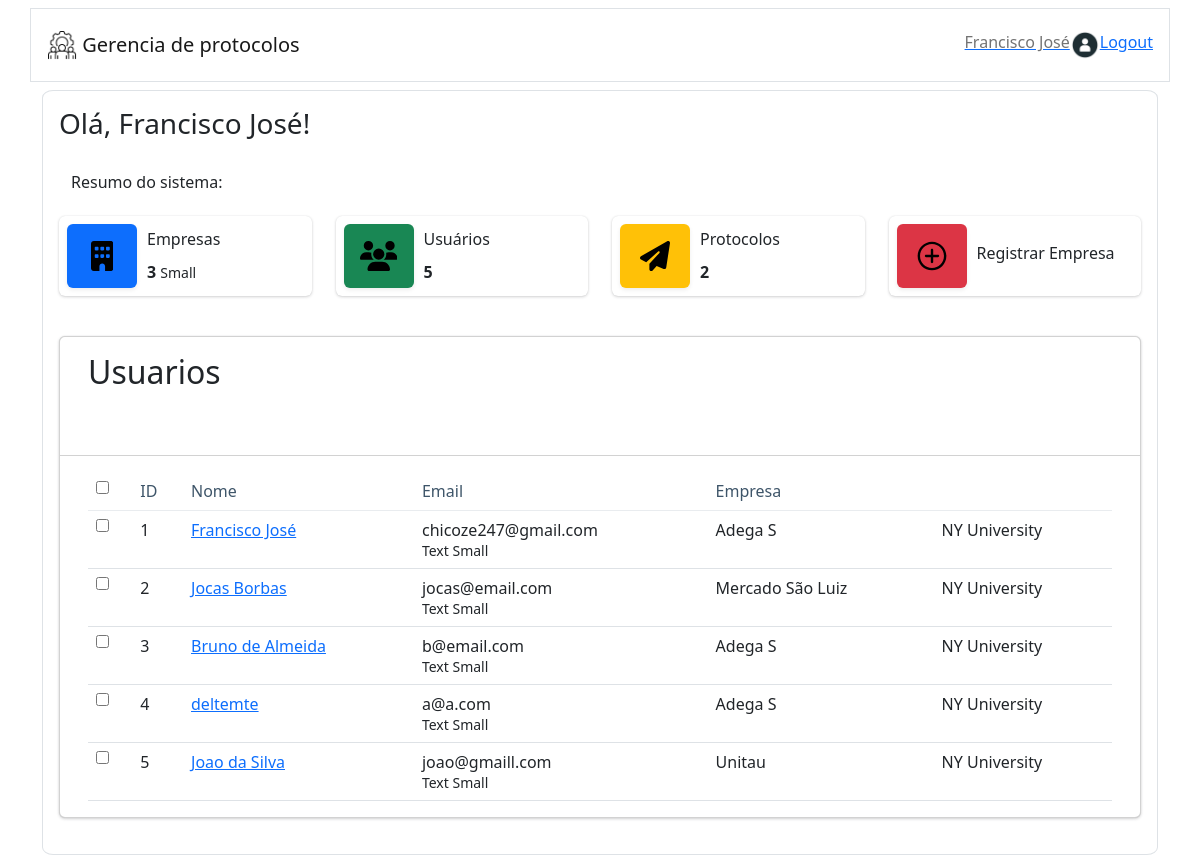
Page /supervisor?q=users (signed in) on the committed database.
### ticketApp/models.py (models this page shows, shortened)
class User(AbstractUser):
    name = models.CharField(max_length=100, null=True)
    username = models.CharField(max_length=150, unique=True)
    email = models.EmailField(max_length = 254, null=True, default=None)
    empresa = models.ForeignKey(Empresa, on_delete=models.CASCADE, related_name='usuarios', default=None , null=True)
    supervisor =  models.BooleanField(default=False)
    USERNAME_FIELD = 'username'

class Empresa(models.Model):
    name = models.CharField(max_length=50)
    endereco = models.CharField(max_length=200, null=True, blank=True)
    def __str__(self):
        return self.name

### ticketApp/views.py (the view, shortened to what this page needs)
# urls.py: path('supervisor', views.supervisor_view, name='supervisor_url'),
@permission_required('is_staff')
def supervisor_view(request):
  empresas = Empresa.objects.all()
  protocolos = Protocolo.objects.all()
  users = User.objects.all()
  q = request.GET.get('q')
  page = ''
  listagem = ''
  if q =='users':
    listagem = {
      'title' : 'Usuarios',
      'col1' : 'ID',
      'col2' : 'Nome',
      'col3':  'Email',
      'col4':  'Empresa'
    }
    page = 'users'
  context = {'empresas': empresas, 'users': users, 'protocolos': protocolos, 'page': page, 'listagem': listagem}
  return render(request, 'supervisor.html', context)

### ticketApp/templates/supervisor.html (shortened to what this page needs)
{% block content %}
{% load static %}
<link rel="stylesheet" href="{% static 'css/style.min.css' %}">
{% include 'components/navbar.html' %}
<div class="container">
  <div style='border-radius: 1% !important;' class="container-fluid border rounded-top p-3">
    <h3>Olá, {{request.user.name}}!</h3>
    <div class="infos container row">
      <h6 class="mt-4 mb-4">Resumo do sistema:</h6>
    </div>
    <div class="row">
      <div class="col-12 col-sm-6 col-md-3">
        <a style="color: black; text-decoration: none" href="?q=empresas">
        <div class="info-box">
          <span class="info-box-icon text-bg-primary shadow-sm">
          </span>
          <div class="info-box-content">
              <span class="info-box-text">Empresas</span>
              <span class="info-box-number">
                {{empresas.count}}
                <small> Small</small>
              </span>
          </div>
        </div>
        </a>
      </div>
      <div class="col-12 col-sm-6 col-md-3">
        <a style="color: black; text-decoration: none" href="?q=users">
        <div class="info-box">
          <span class="info-box-icon text-bg-success shadow-sm">
          </span>
          <div class="info-box-content">
              <span class="info-box-text">Usuários</span>
              <span class="info-box-number">{{users.count}}</span>
            </div>
          </div>
        </a>
      </div>
      <div class="col-12 col-sm-6 col-md-3">
        <a href="?q=protocolos" style="color: black; text-decoration: none">
        <div class="info-box">
          <span class="info-box-icon text-bg-warning shadow-sm">
          </span>
          <div class="info-box-content">
              <span class="info-box-text">Protocolos</span>
              <span class="info-box-number">{{protocolos.count}}</span>
            </div>
        </div>
      </a>
      </div>
      <div class="col-12 col-sm-6 col-md-3">
        <a style="color: black; text-decoration: none" href="{% url 'create_empresa_url' %}">
        <div class="info-box">
          <span class="info-box-icon text-bg-danger shadow-sm">
          </span>
          <div class="info-box-content">
            <span class="info-box-text">Registrar Empresa</span>
          </div>
        </div>
      </a>
      </div>
    </div>
  <div class="card container mt-4">
      <div class="row card-header">
        <h2 class="col mb-5">{{listagem.title}} </h2>
        <div class="col text-end">
      </div>
    </div>
    <div class="card-body table-responsive custom-table-responsive">
      <table class="table custom-table">
        <thead>
          <tr>
            <th scope="col">
              <label class="control control--checkbox">
                <input type="checkbox" class="js-check-all" />
              </label>
            </th>
            <th scope="col">{{listagem.col1}}</th>
            <th scope="col">{{listagem.col2}}</th>
            <th scope="col">{{listagem.col3}}</th>
            <th scope="col">{{listagem.col4}}</th>
            <th scope="col">{{listagem.col5}}</th>
          </tr>
        </thead>
        <tbody>
          {% if page == 'users' %}
          {% for u in users %}
          <tr style='margin-bottom: 30px;' scope="row">
            <th scope="row">
              <label class="control control--checkbox">
                <input type="checkbox" />
              </label>
            </th>
            <td>
              {{u.id}}
            </td>
            <td><a href="{% url 'update_user_url' u.id %}">{{u.name}}</a></td>
            <td>
              {{u.email}}
              <small class="d-block">Text Small</small>
            </td>
            <td>{{u.empresa}}</td>
            <td>NY University</td>
          </tr>
          {% endfor %}
          {% endif %}
        </tbody>
      </table>
    </div>
  </div>
</div>
{% endblock %}

### ticketApp/templates/components/navbar.html (shortened to what this page needs)
{% block content %}
{% load static %}
<div class="container-fluid">
  <nav class="navbar navbar-expand-lg navbar-light bg-white">
    <div class="container border p-3">
      <a class="navbar-brand" href="{% url 'home_url' %}">
        <img src="{% static 'images/manage.png' %}" width="30" height="30" class="d-inline-block align-top" alt="Logo">
        Gerencia de protocolos
      </a>
      {% if request.user.is_authenticated %}
      <ul class="navbar-nav ml-auto">
        <li class="nav-item">
          <a href="{% url 'update_user_url' %}">
            <span class="navbar-text pr-3">
              {{ request.user.name }}
            </span>
          </a>
        </li>
        <li class="nav-item">
          <img src="{% static 'images/avatar_anon.png' %}" width="30" height="30" alt="Avatar" class="rounded-circle">
        </li>
        <li class="nav-item">
          <a href="{% url 'logout_url' %}">Logout</a>
        </li>
      </ul>
      {% endif %}
    </div>
  </nav>
</div>
{% endblock %}

### rows in the picture
User: user.name "Francisco José", id "1", name "Francisco José", email "chicoze247@gmail.com", empresa "Adega S"
User: id "2", name "Jocas Borbas", email "jocas@email.com", empresa "Mercado São Luiz"
User: id "3", name "Bruno de Almeida", email "b@email.com", empresa "Adega S"
User: id "4", name "deltemte", email "a@a.com", empresa "Adega S"
User: id "5", name "Joao da Silva", email "joao@gmaill.com", empresa "Unitau"

### other values in the picture
{{ empresas.count }} "3"
{{ users.count }} "5"
{{ protocolos.count }} "2"
{{ listagem.title }} "Usuarios"
{{ listagem.col1 }} "ID"
{{ listagem.col2 }} "Nome"
{{ listagem.col3 }} "Email"
{{ listagem.col4 }} "Empresa"
